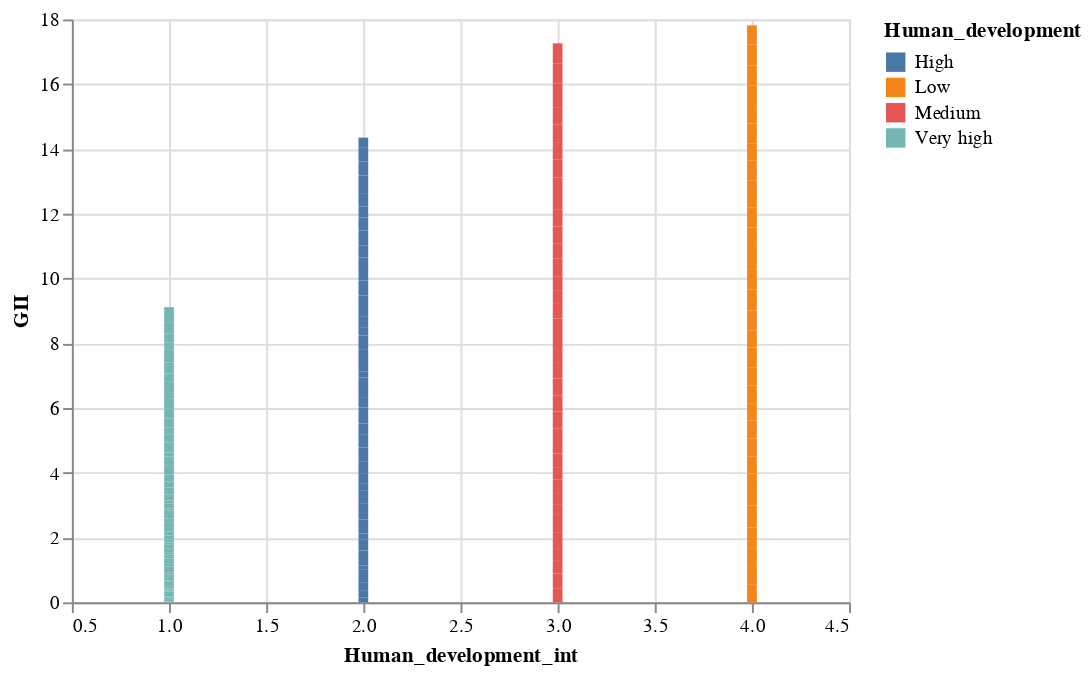

The notebook cell this image was saved under:
### Code cell
HD = alt.Chart(df).mark_bar().encode(
    x = 'Human_development_int',
    y = 'GII',
    color = "Human_development"
)
HD

### Figure 1 — Vega-Lite specification as saved in the notebook (floating-point values rounded to 4 significant figures; data arrays with more than 128 entries replaced by an {"elided": "..."} marker saying what was removed)
{"config": {"view": {"continuousWidth": 400, "continuousHeight": 300}}, "data": {"name": "data-0b4bbad8699543e58eadf1758584dc9a"}, "mark": "bar", "encoding": {"color": {"field": "Human_development", "type": "nominal"}, "x": {"field": "Human_development_int", "type": "quantitative"}, "y": {"field": "GII", "type": "quantitative"}}, "$schema": "https://vega.github.io/schema/vega-lite/v4.17.0.json", "datasets": {"data-0b4bbad8699543e58eadf1758584dc9a": {"elided": "170 records"}}}
